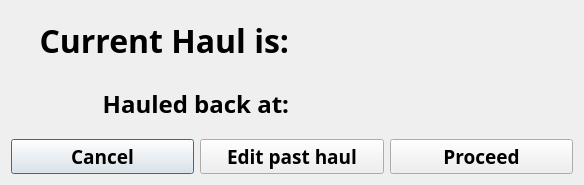
<?xml version="1.0" encoding="UTF-8"?>
<ui version="4.0">
 <class>processDlg</class>
 <widget class="QDialog" name="processDlg">
  <property name="geometry">
   <rect>
    <x>0</x>
    <y>0</y>
    <width>584</width>
    <height>185</height>
   </rect>
  </property>
  <property name="sizePolicy">
   <sizepolicy hsizetype="Preferred" vsizetype="Preferred">
    <horstretch>0</horstretch>
    <verstretch>2</verstretch>
   </sizepolicy>
  </property>
  <property name="windowTitle">
   <string>Process Haul</string>
  </property>
  <layout class="QVBoxLayout" name="verticalLayout">
   <item>
    <layout class="QHBoxLayout" name="horizontalLayout_3">
     <item>
      <widget class="QLabel" name="label">
       <property name="font">
        <font>
         <family>Arial Black</family>
         <pointsize>24</pointsize>
         <weight>75</weight>
         <bold>true</bold>
        </font>
       </property>
       <property name="text">
        <string>Current Haul is:</string>
       </property>
       <property name="alignment">
        <set>Qt::AlignRight|Qt::AlignTrailing|Qt::AlignVCenter</set>
       </property>
      </widget>
     </item>
     <item>
      <widget class="QLabel" name="haulLabel">
       <property name="font">
        <font>
         <family>Arial Black</family>
         <pointsize>24</pointsize>
         <weight>75</weight>
         <bold>true</bold>
        </font>
       </property>
       <property name="text">
        <string/>
       </property>
      </widget>
     </item>
    </layout>
   </item>
   <item>
    <layout class="QHBoxLayout" name="horizontalLayout_2">
     <item>
      <widget class="QLabel" name="label_2">
       <property name="font">
        <font>
         <family>Arial Black</family>
         <pointsize>18</pointsize>
         <weight>75</weight>
         <bold>true</bold>
        </font>
       </property>
       <property name="text">
        <string>Hauled back at:</string>
       </property>
       <property name="alignment">
        <set>Qt::AlignRight|Qt::AlignTrailing|Qt::AlignVCenter</set>
       </property>
      </widget>
     </item>
     <item>
      <widget class="QLabel" name="timeLabel">
       <property name="font">
        <font>
         <family>Arial Black</family>
         <pointsize>24</pointsize>
         <weight>75</weight>
         <bold>true</bold>
        </font>
       </property>
       <property name="text">
        <string/>
       </property>
      </widget>
     </item>
    </layout>
   </item>
   <item>
    <layout class="QHBoxLayout" name="horizontalLayout">
     <item>
      <widget class="QPushButton" name="cancelBtn">
       <property name="font">
        <font>
         <family>Arial Black</family>
         <pointsize>14</pointsize>
         <weight>75</weight>
         <bold>true</bold>
        </font>
       </property>
       <property name="text">
        <string>Cancel</string>
       </property>
      </widget>
     </item>
     <item>
      <widget class="QPushButton" name="editBtn">
       <property name="font">
        <font>
         <family>Arial Black</family>
         <pointsize>14</pointsize>
         <weight>75</weight>
         <bold>true</bold>
        </font>
       </property>
       <property name="text">
        <string>Edit past haul</string>
       </property>
      </widget>
     </item>
     <item>
      <widget class="QPushButton" name="procBtn">
       <property name="font">
        <font>
         <family>Arial Black</family>
         <pointsize>14</pointsize>
         <weight>75</weight>
         <bold>true</bold>
        </font>
       </property>
       <property name="text">
        <string>Proceed</string>
       </property>
      </widget>
     </item>
    </layout>
   </item>
  </layout>
 </widget>
 <resources/>
 <connections/>
</ui>
